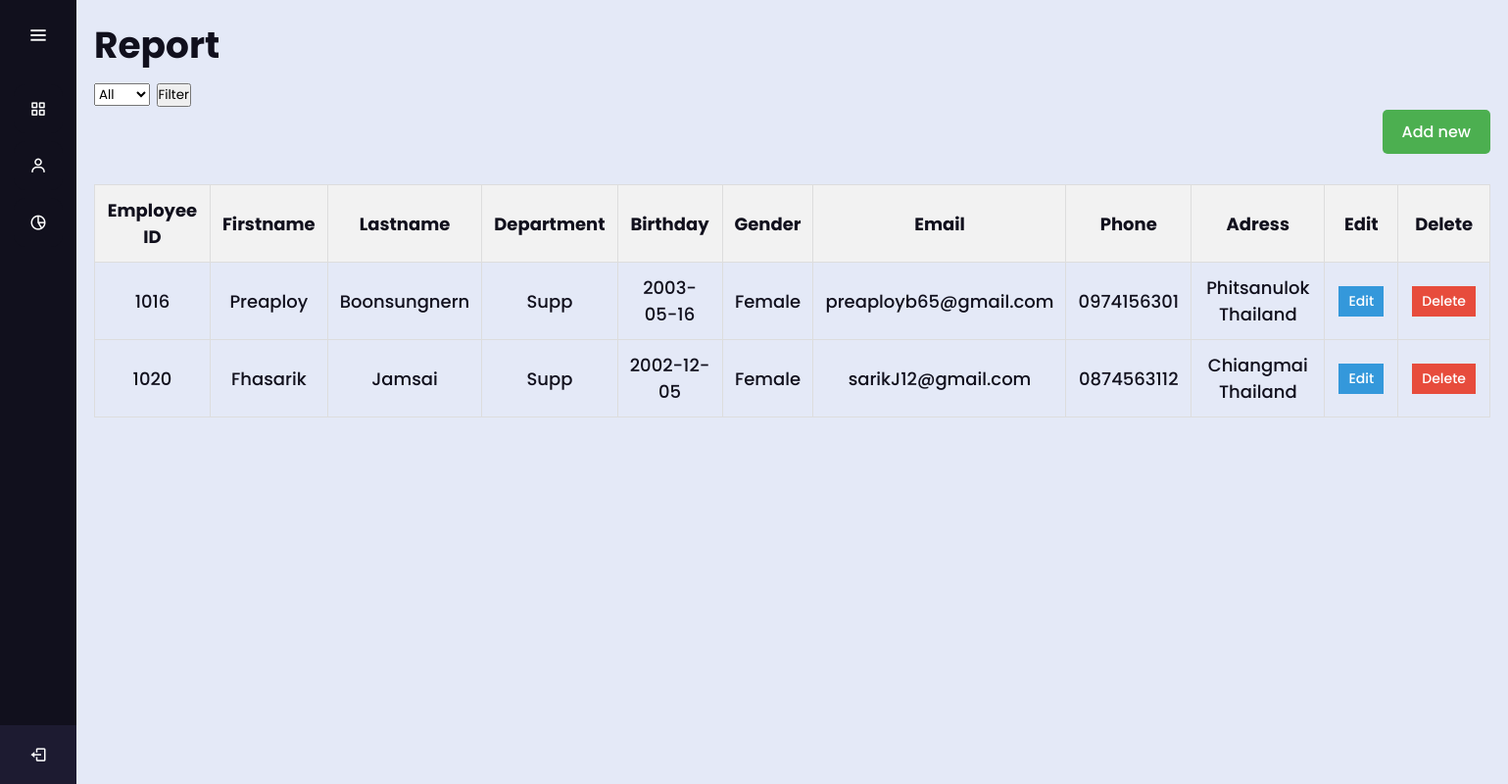
The app's page /reportemployee.php?department_filter=Supp (signed in) with its own data.
### tables this page shows
CREATE TABLE `employee` (
  `emp_id` int(11) NOT NULL,
  `fname` varchar(50) NOT NULL,
  `lname` varchar(50) NOT NULL,
  `dep` int(11) DEFAULT NULL,
  `sex` varchar(20) NOT NULL,
  `birth` date NOT NULL,
  `email` varchar(50) NOT NULL,
  `phone` varchar(10) NOT NULL,
  `address` varchar(300) NOT NULL,
  `image_path` varchar(255) NOT NULL
);

CREATE TABLE `department` (
  `dep_id` int(11) NOT NULL,
  `dname` varchar(30) NOT NULL
);

### reportemployee.php (the view, shortened to what this page needs)
<?php
$host = "localhost";
$usersname = "root";
$password = "";
$database = "data_time";
$conn = new mysqli($host, $usersname, $password, $database);
$sql = "SELECT employee.emp_id, employee.fname, employee.lname, department.dname, employee.birth, employee.sex, employee.email, employee.phone, employee.address
        FROM employee
        LEFT JOIN department ON employee.dep = department.dep_id";
if (isset($_GET['department_filter']) && $_GET['department_filter'] !== "") {
    $departmentFilter = $_GET['department_filter'];
    $sql .= " WHERE department.dname = '$departmentFilter'";
}
$result = $conn->query($sql);
?>
<!DOCTYPE html>
<html lang="en" dir="ltr">
<head>
    <link rel="stylesheet" href="css/reportemst.css" />
    <link href="https://unpkg.com/boxicons@2.0.7/css/boxicons.min.css" rel="stylesheet" />
</head>
<body>
    <div class="sidebar">
        <div class="logo-details">
            <i class="bx bx-menu" id="btn"></i>
        </div>
        <ul class="nav-list">
            <li>
                <a href="dashboard.php">
                    <i class="bx bx-grid-alt"></i>
                </a>
            </li>
            <li>
                <a href="reportemployee.php">
                    <i class="bx bx-user"></i>
                </a>
            </li>
            <li>
                <a href="reporttime.php">
                    <i class="bx bx-pie-chart-alt-2"></i>
                </a>
            </li>
            <li class="profile">
                <div class="profile-details">
                    <div class="name_job">
                        <div class="name">Admin</div>
                        <div class="job">Welcome</div>
                    </div>
                </div>
                <a href="logout.php"><i class="bx bx-log-out" id="log_out"></i></a>
            </li>
        </ul>
    </div>
    <section class="home-section">
        <div class="content">
            <h1>Report</h1>
            <form method="get">
                <select name="department_filter" id="department_filter">
                    <option value="">All</option>
                </select>
                <button type="submit">Filter</button>
            </form>
            <a href="add_employee.php" class="add-employee-button">Add new</a>
            <br><br>
            <table>
                <tr>
                    <th>Employee ID</th>
                    <th>Firstname</th>
                    <th>Lastname</th>
                    <th>Department</th>
                    <th>Birthday</th>
                    <th>Gender</th>
                    <th>Email</th>
                    <th>Phone</th>
                    <th>Adress</th>
                    <th>Edit</th>
                    <th>Delete</th>
                </tr>
                <?php
                if ($result->num_rows > 0) {
                    while ($row = $result->fetch_assoc()) {
                        echo "<tr>";
                        echo "<td>" . $row['emp_id'] . "</td>";
                        echo "<td>" . $row['fname'] . "</td>";
                        echo "<td>" . $row['lname'] . "</td>";
                        echo "<td>" . $row['dname'] . "</td>";
                        echo "<td>" . $row['birth'] . "</td>";
                        echo "<td>" . $row['sex'] . "</td>";
                        echo "<td>" . $row['email'] . "</td>";
                        echo "<td>" . $row['phone'] . "</td>";
                        echo "<td>" . $row['address'] . "</td>";
                        echo "<td><a href='edit_employee.php?id=" . $row['emp_id'] . "' class='edit-button'>Edit</a></td>";
                        echo "<td><a href='delete_employee.php?id=" . $row['emp_id'] . "' class='delete-button' onclick='return confirmDelete()'>Delete</a></td>";
                        echo "</tr>";
                    }
                } else {
                    echo "Employee information not found.";
                }
                ?>
            </table>
        </div>
    </section>
</body>
</html>

### css/reportemst.css (style rules this page uses)
* { margin: 0; padding: 0; box-sizing: border-box; font-family: "Poppins" , sans-serif; }
.sidebar { position: fixed; left: 0; top: 0; height: 100%; width: 78px; background: #11101D; padding: 6px 14px; z-index: 99; transition: all 0.5s ease; }
.sidebar .logo-details { height: 60px; display: flex; align-items: center; position: relative; }
.sidebar .logo-details #btn { position: absolute; top: 50%; right: 0; transform: translateY(-50%); font-size: 22px; transition: all 0.4s ease; font-size: 23px; text-align: center; cursor: pointer; transition: all 0.5s ease; }
.sidebar i { color: #fff; height: 60px; min-width: 50px; font-size: 28px; text-align: center; line-height: 60px; }
.sidebar .nav-list { margin-top: 20px; height: 100%; }
.sidebar li { position: relative; margin: 8px 0; list-style: none; }
.sidebar li a { display: flex; height: 100%; width: 100%; border-radius: 12px; align-items: center; text-decoration: none; transition: all 0.4s ease; background: #11101D; }
.sidebar li i { height: 50px; line-height: 50px; font-size: 18px; border-radius: 12px; }
.sidebar li.profile { position: fixed; height: 60px; width: 78px; left: 0; bottom: -8px; padding: 10px 14px; background: #1d1b31; transition: all 0.5s ease; overflow: hidden; }
.sidebar li .profile-details { display: flex; align-items: center; flex-wrap: nowrap; }
.sidebar li.profile .name, .sidebar li.profile .job { font-size: 15px; font-weight: 400; color: #fff; white-space: nowrap; }
.sidebar li.profile .job { font-size: 12px; }
.sidebar .profile #log_out { position: absolute; top: 50%; right: 0; transform: translateY(-50%); background: #1d1b31; width: 100%; height: 60px; line-height: 60px; border-radius: 0px; transition: all 0.5s ease; }
.home-section { position: relative; background: #E4E9F7; min-height: 100vh; top: 0; left: 78px; width: calc(100% - 78px); transition: all 0.5s ease; z-index: 2; }
.home-section .content { display: inline-block; color: #11101d; font-size: 25px; font-weight: 500; margin: 18px }
.add-employee-button { background-color: #4CAF50; color: white; padding: 10px 20px; border: none; border-radius: 5px; text-align: center; text-decoration: none; display: inline-block; font-size: 16px; margin: 0; cursor: pointer; float: right; }
.edit-button { background-color: #3498db; color: white; padding: 5px 10px; border: none; text-align: center; text-decoration: none; display: inline-block; font-size: 14px; margin: 2px 2px; cursor: pointer; }
.delete-button { background-color: #e74c3c; color: white; padding: 5px 10px; border: none; text-align: center; text-decoration: none; display: inline-block; font-size: 14px; margin: 2px 2px; cursor: pointer; }

### reportemployee.php (style rules this page uses)
tr, td { border-bottom: 1px solid #ddd; }
table { font-size: 18px; border-collapse: collapse; width: 100%; }
table td, table th { border: 1px solid #ddd; padding: 8px; text-align: center; }
table th { background-color: #f2f2f2; }
table tr, table th, table td { padding: 12px; }
table td { font-size: 18px; }

### records on screen
employee: emp_id "1016", fname "Preaploy", lname "Boonsungnern", dep.dname "Supp", birth "2003-05-16", sex "Female", email "preaployb65@gmail.com", phone "0974156301", address "Phitsanulok Thailand"
employee: emp_id "1020", fname "Fhasarik", lname "Jamsai", dep.dname "Supp", birth "2002-12-05", sex "Female", email "sarikJ12@gmail.com", phone "0874563112", address "Chiangmai Thailand"
